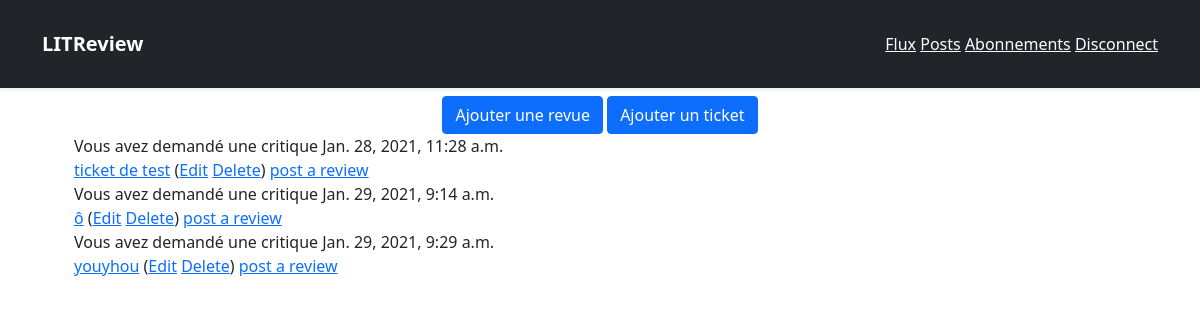
Before: /reviews/ (signed in) with the older database file.
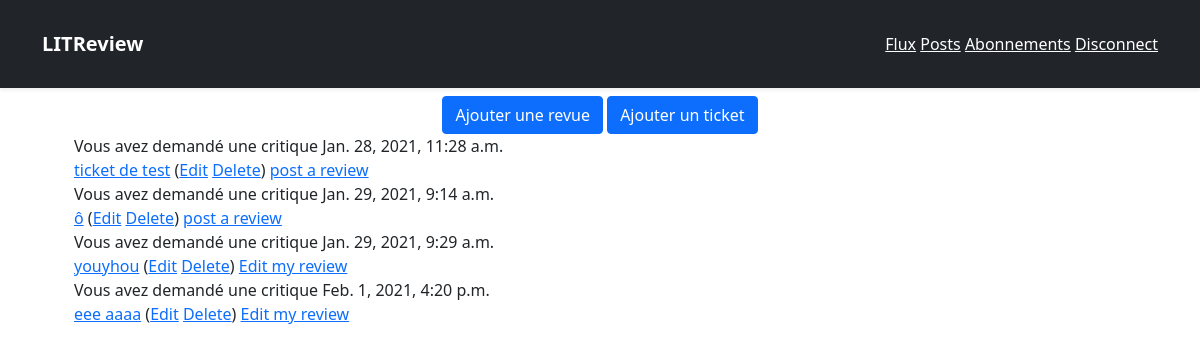
After: the same page with the newer database file.
### reviews/models.py (models this page shows)
class Ticket(models.Model):
    title = models.CharField(max_length=128)
    description = models.TextField(max_length=2048)
    user = models.ForeignKey(settings.AUTH_USER_MODEL, on_delete=models.CASCADE)
    image = models.ImageField(null=True, blank=True)
    time_created = models.DateTimeField(auto_now_add=True)

### reviews/views.py (the view)
# urls.py: path('', views.feed, name='feed'),
@login_required
def feed(request):
    tickets = Ticket.objects.filter(user=request.user.id)
    return render(request, 'reviews/feed.html', locals())

### reviews/templates/reviews/feed.html
{% extends 'base.html' %}
{% block content %}
<div class="raw align-items-center">
    <div class="col-12 text-center">
        <a href="{% url 'reviews:newreview' %}" class="btn btn-primary">Ajouter une revue</a>
        <a href="{% url 'reviews:addticket' %}" class="btn btn-primary">Ajouter un ticket</a>
    </div>
</div>
    {% if tickets %}
    <ul>
        {% for ticket in tickets %}
            <div class="raw">
                <div class="col-8">
                    <div>
                        <span>
                            {% if ticket.user == request.user %}
                                Vous avez demandé une critique
                            {% else %}
                                {{ ticket.user }} a demandé une critique
                            {% endif %}
                        </span>
                        <span>{{ticket.time_created}}</span>
                    </div>
                    <a href="{% url 'reviews:viewticket' ticket.id %}">{{ ticket.title }}</a>
                    (<a href="{% url 'reviews:addticket' ticket.id %}">Edit</a>
                    <a href="{% url 'reviews:deleteticket' ticket.id %}">Delete</a>)
                    <a href="{% url 'reviews:reviewticket' ticket.id %}">
                        {% if ticket.review_set.all %}
                            Edit my review
                        {% else %}
                            post a review
                        {% endif %}
                    </a>
                </div>
            </div>
        {% endfor %}
    </ul>
    {% else %}
    <i>add some ticket first</i>
    {% endif %}
{% endblock content %}

### litreview/templates/base.html (shortened to what this page needs)
<!DOCTYPE html>
<html lang="en">
<head>
    <link href="https://cdn.jsdelivr.net/npm/bootstrap@5.0.0-beta1/dist/css/bootstrap.min.css" rel="stylesheet"
>
</head>
<body>
    <header>
        <div class="navbar navbar-dark bg-dark shadow-sm">
            <div class="container">
                <a href="#" class="navbar-brand d-flex align-items-center">
                    <strong>LITReview</strong>
                </a>
                <div class="col-sm-4 offset-md-1 py-4 text-end">
                    {% if user.is_authenticated %}
                    <a class="text-white" href="{% url 'reviews:feed' %}">Flux</a>
                    <a class="text-white" href="#">Posts</a>
                    <a class="text-white" href="{% url 'reviews:subscribes' %}">Abonnements</a>
                    <a class="text-white" href="{% url 'users:logout' %}">Disconnect</a>
                    {% endif %}
                </div>
            </div>
        </div>
    </header>
    <div class="container mt-2">
        {% block content %}
        {% endblock content %}
    </div>
</body>
</html>

Changed rows visible on the page:
computed for Ticket "Jan. 29, 2021, 9:29 a.m.": text "post a review" → "Edit my review"
added Ticket: shows "Vous avez demandé une critique", time_created "Feb. 1, 2021, 4:20 p.m.", title "eee aaaa", shows "Edit my review"
